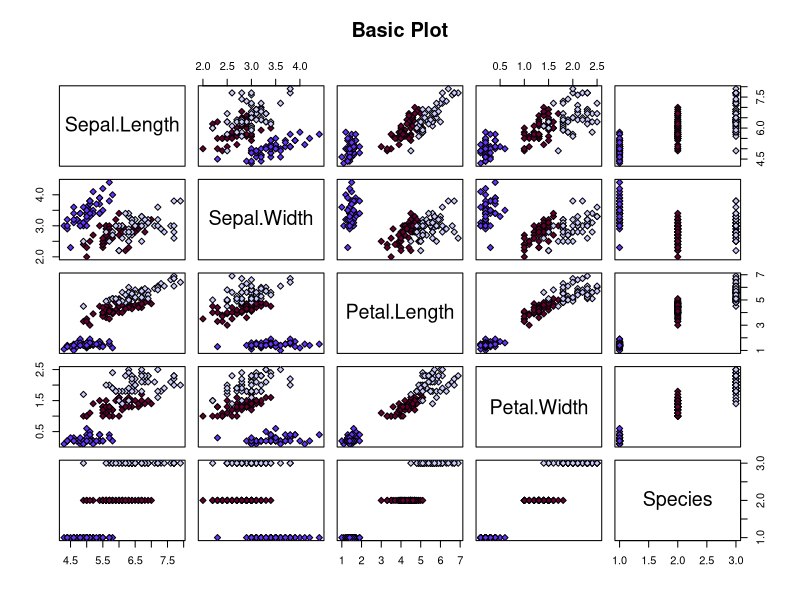
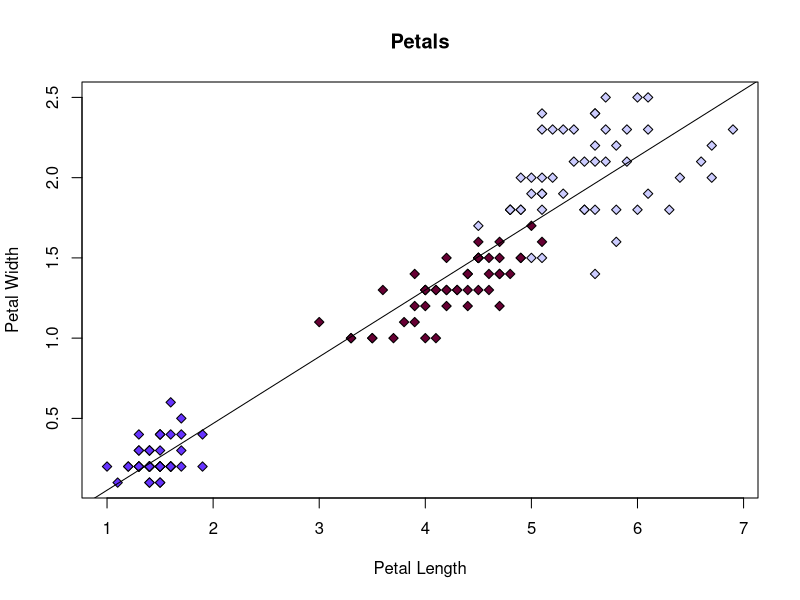
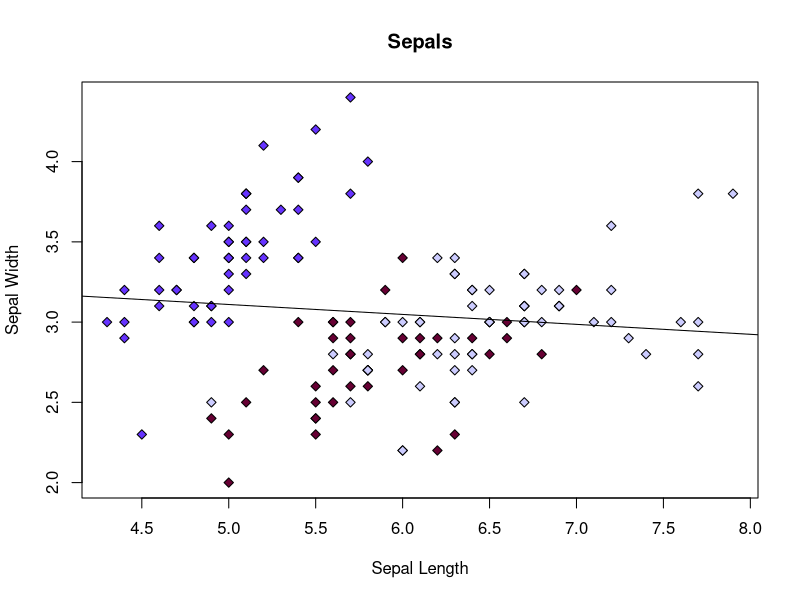

These figures' R source, in order:
#load the libraries needed
library(datasets)
library(ggplot2)

#get the data, in this case Iris
data(iris)

#get a quick summary to know what we are looking at
summary(iris)

#just do a simple plot in order to get a look at the data
#color by species - setosa=6633FF (blueish), versicolor=660033 (deep magenta), virginica=CCCCFF (light blue/purple)
plot(iris, 
     pch = 23, 
     bg=c("#6633FF", "#660033", "#CCCCFF")
     [unclass(iris$Species)],
     main = "Basic Plot")

#scatter plot to see the relationship between petal length and petal width
plot(iris$Petal.Length, iris$Petal.Width, 
     pch=23,
     bg=c("#6633FF", "#660033", "#CCCCFF") 
     [unclass(iris$Species)], 
     main = "Petals", 
     xlab = "Petal Length", 
     ylab = "Petal Width")

#look at the linear relationship between petal length and petal width
abline(lsfit(iris$Petal.Length, iris$Petal.Width))

#now scatter plot for the relationship between speal length and width
plot(iris$Sepal.Length, iris$Sepal.Width, 
     pch=23,
     bg=c("#6633FF", "#660033", "#CCCCFF") 
     [unclass(iris$Species)], 
     main = "Sepals", 
     xlab = "Sepal Length", 
     ylab = "Sepal Width")

#look at the linear relationship between the speal length and width
abline(lsfit(iris$Sepal.Length, iris$Sepal.Width))






